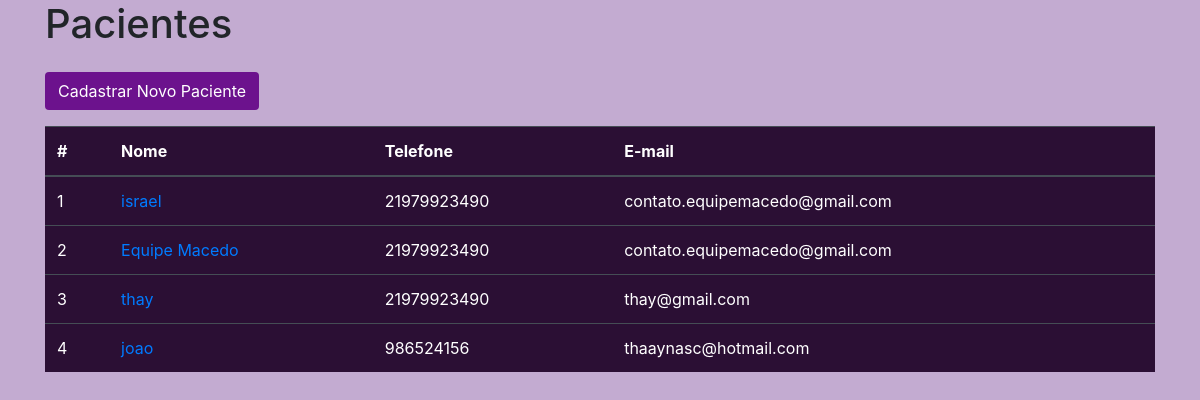
The app's page /painel/, older data.
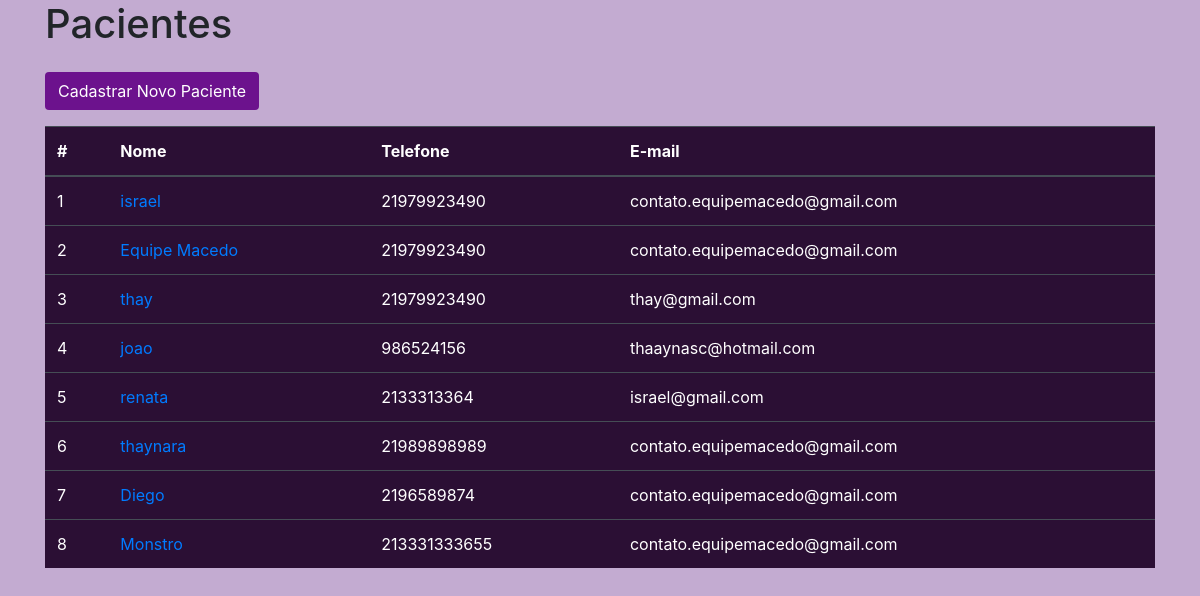
The same page, newer data.
### plano/models.py (models this page shows, shortened)
class Base(models.Model):
    criado = models.DateField('Criação', auto_now_add=True)
    modificado = models.DateField('Atualização', auto_now=True)
    ativo = models.BooleanField('Ativo?', default=True )
    class Meta:
        abstract = True

class Paciente(Base):
    nome = models.CharField('nome', max_length=100)
    telefone = models.CharField('Telefone', max_length=20)
    email = models.EmailField('E-mail')
    nascimento = models.DateField('Data de Nascimento')
    genero = models.CharField('Genero', max_length=100)

### plano/views.py (the view)
# urls.py: path('painel/', painel, name = 'painel'),
def painel(request):
    pacientes = Paciente.objects.all()
    context={
        'pacientes': pacientes
    }
    return render(request, 'painel.html',context)

### plano/templates/painel.html (shortened to what this page needs)
{% load static %}
<!DOCTYPE html>
<html lang="pt-br">
<head>
    <link rel="stylesheet" href="https://maxcdn.bootstrapcdn.com/bootstrap/4.5.2/css/bootstrap.min.css">
    <link rel="stylesheet" href="{% static 'css/style.css' %}">
</head>
<body>
    <div class="container">
        <h1>Pacientes</h1>
        <a class="btn my-3"  href="/cadastro/">Cadastrar Novo Paciente</a>
        <table class="table table-dark">
            <thead>
                <tr>
                    <th scope="col">#</th>
                    <th scope="col">Nome</th>
                    <th scope="col">Telefone</th>
                    <th scope="col">E-mail</th>
                </tr>
            </thead>
            <tbody>
                {% for p in pacientes %}
                    <tr>
                        <td scope="row">{{ p.id }}</td>
                        <td scope="row"><a href="{% url 'paciente' p.id %}">{{ p.nome }}</a></td>
                        <td scope="row">{{ p.telefone }}</td>
                        <td scope="row">{{ p.email }}</td>
                    </tr>
                {% endfor %}
            </tbody>
        </table>
    </div>
</body>
</html>

### plano/static/css/style.css (style rules this page uses)
body { background-color: #c3abd1 ; }
.btn { margin-top: 10px; background-color: #6c128d; color: white; }
.table { background-color: #2b0f34; }

Row changes from the older to the newer data that the page shows:
added Paciente: id "5", nome "renata", telefone "2133313364", email "israel@gmail.com"
added Paciente: id "6", nome "thaynara", telefone "21989898989", email "contato.equipemacedo@gmail.com"
added Paciente: id "7", nome "Diego", telefone "2196589874", email "contato.equipemacedo@gmail.com"
added Paciente: id "8", nome "Monstro", telefone "213331333655", email "contato.equipemacedo@gmail.com"
